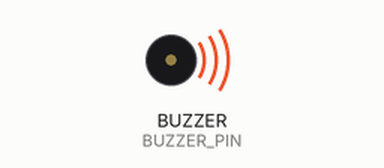
Bench run of a sketch on a simulated Seeed Wio Terminal. Parts: buzzer (waves = sounding).

Above: at 0.2 s.
At 7.1 s:
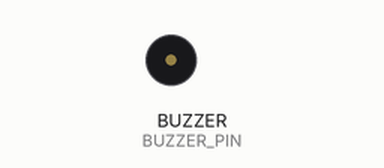
Timing chart, 0 to 10.2 s (numbered marks = the images above):
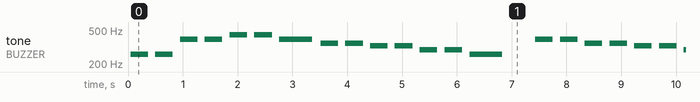

The sketch:

buzzer.ino
```cpp
/* Macro Define */
#define BUZZER_PIN WIO_BUZZER /* sig pin of the buzzer */

int length = 30;         /* the number of notes */
char notes[] = "ccggaagffeeddc ggffeedggffeed ";
int beats[] = { 1, 1, 1, 1, 1, 1, 2, 1, 1, 1, 1, 1, 1, 2, 1, 1, 1, 1, 1, 1, 1, 2, 1, 1, 1, 1, 1, 1, 2, 4 };
int tempo = 300;

void setup() {
    //set buzzer pin as output
    pinMode(BUZZER_PIN, OUTPUT);
}

void loop() {
    for(int i = 0; i < length; i++) {
        if(notes[i] == ' ') {
            delay(beats[i] * tempo);
        } else {
            playNote(notes[i], beats[i] * tempo);
        }
        delay(tempo / 2);    /* delay between notes */
    }

}

//Play tone
void playTone(int tone, int duration) {
    for (long i = 0; i < duration * 1000L; i += tone * 2) {
        digitalWrite(BUZZER_PIN, HIGH);
        delayMicroseconds(tone);
        digitalWrite(BUZZER_PIN, LOW);
        delayMicroseconds(tone);
    }
}

void playNote(char note, int duration) {
    char names[] = { 'c', 'd', 'e', 'f', 'g', 'a', 'b', 'C' };
    int tones[] = { 1915, 1700, 1519, 1432, 1275, 1136, 1014, 956 };

    // play the tone corresponding to the note name
    for (int i = 0; i < 8; i++) {
        if (names[i] == note) {
            playTone(tones[i], duration);
        }
    }
}
```

Measured:
- by itself, tone on BUZZER (BUZZER_PIN): plays 261 Hz for 0.32 s, 261 Hz for 0.32 s, 391 Hz for 0.32 s, 391 Hz for 0.32 s, 439 Hz for 0.32 s, 439 Hz for 0.32 s … (234 notes in this stretch)
